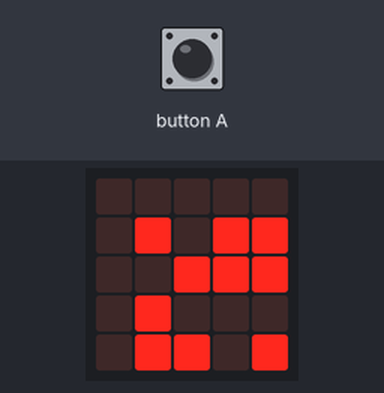
A program run on a simulated BBC micro:bit (MakeCode). On the bench: the board's 5×5 LED display. Random numbers come from a fixed seed.

Above: at 0.35 s.
At 0.77 s:
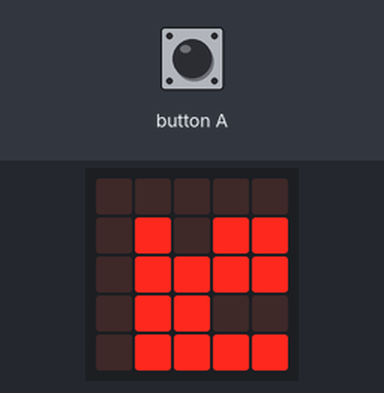
At 2.2 s:
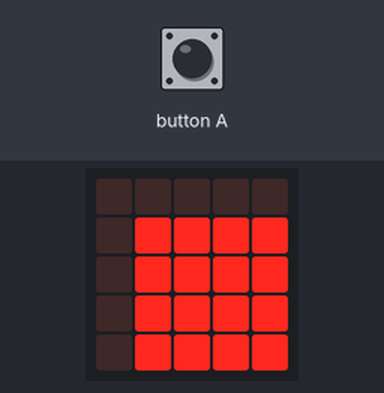

The program:

main.ts
```typescript
input.onButtonPressed(Button.A, function () {
    sprite.turn(Direction.Right, 90)
})
input.onGesture(Gesture.TiltRight, function () {
    sprite.move(1)
})
let punt: game.LedSprite = null
let sprite: game.LedSprite = null
sprite = game.createSprite(2, 2)
basic.forever(function () {
    punt = game.createSprite(randint(1, 5), randint(1, 5))
})
```

test.ts
```typescript
// tests gaan hier; deze zal niet worden gecompileerd wanneer dit pakket wordt gebruikt als extensie.
```

Measured:
- what the display in image 1 shows lasts 0.5 s, from 0.5 s to 1.0 s
